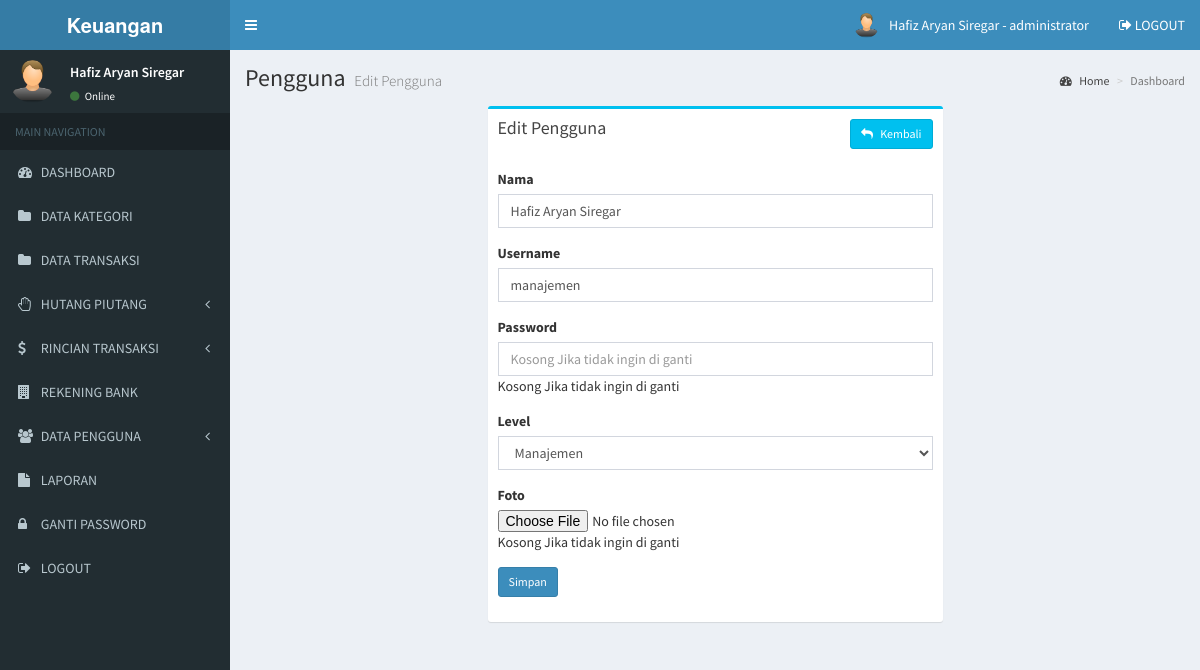
The app's page /admin/user_edit.php?id=6 (signed in) with its own data.
### tables this page shows
CREATE TABLE `user` (
  `user_id` int(11) NOT NULL,
  `user_nama` varchar(100) NOT NULL,
  `user_username` varchar(100) NOT NULL,
  `user_password` varchar(100) NOT NULL,
  `user_foto` varchar(100) DEFAULT NULL,
  `user_level` varchar(20) NOT NULL
);

### admin/user_edit.php (the view, shortened to what this page needs)
<?php
include 'header.php';
include '../koneksi.php';
?>
<div class="content-wrapper">
  <section class="content-header">
    <h1>
      Pengguna
      <small>Edit Pengguna</small>
    </h1>
    <ol class="breadcrumb">
      <li><a href="#"><i class="fa fa-dashboard"></i> Home</a></li>
      <li class="active">Dashboard</li>
    </ol>
  </section>
  <section class="content">
    <div class="row">
      <section class="col-lg-6 col-lg-offset-3">
        <div class="box box-info">
          <div class="box-header">
            <h3 class="box-title">Edit Pengguna</h3>
            <a href="user.php" class="btn btn-info btn-sm pull-right"><i class="fa fa-reply"></i> &nbsp; Kembali</a>
          </div>
          <div class="box-body">
            <form action="user_update.php" method="post" enctype="multipart/form-data">
              <?php
              $id = $_GET['id'];
              $data = mysqli_query($koneksi, "select * from user where user_id='$id'");
              while($d = mysqli_fetch_array($data)){
                ?>
                <div class="form-group">
                  <label>Nama</label>
                  <input type="text" class="form-control" name="nama" value="<?php echo $d['user_nama'] ?>" required="required">
                </div>
                <div class="form-group">
                  <label>Username</label>
                  <input type="text" class="form-control" name="username" value="<?php echo $d['user_username'] ?>" required="required">
                </div>
                <div class="form-group">
                  <label>Password</label>
                  <input type="password" class="form-control" name="password" min="5" placeholder="Kosong Jika tidak ingin di ganti">
                  <p>Kosong Jika tidak ingin di ganti</p>
                </div>
                <div class="form-group">
                  <label>Level</label>
                  <select class="form-control" name="level" required="required">
                    <option <?php if($d['user_level'] == "manajemen"){echo "selected='selected'";} ?> value="manajemen"> Manajemen </option>
                  </select>
                </div>
                <div class="form-group">
                  <label>Foto</label>
                  <input type="file" name="foto">
                  <p>Kosong Jika tidak ingin di ganti</p>
                </div>
                <div class="form-group">
                  <input type="submit" class="btn btn-sm btn-primary" value="Simpan">
                </div>
                <?php
              }
              ?>
            </form>
          </div>
        </div>
      </section>
    </div>
  </section>
</div>
<?php include 'footer.php'; ?>

### admin/header.php (shortened to what this page needs)
<!DOCTYPE html>
<html>
<head>
  <link rel="stylesheet" href="../assets/bower_components/bootstrap/dist/css/bootstrap.min.css">
  <link rel="stylesheet" href="../assets/bower_components/font-awesome/css/font-awesome.min.css">
  <link rel="stylesheet" href="../assets/bower_components/Ionicons/css/ionicons.min.css">
  <link rel="stylesheet" href="../assets/dist/css/AdminLTE.min.css">
  <link rel="stylesheet" href="../assets/bower_components/datatables.net-bs/css/dataTables.bootstrap.min.css">
  <link rel="stylesheet" href="../assets/dist/css/skins/_all-skins.min.css">
  <link rel="stylesheet" href="../assets/bower_components/morris.js/morris.css">
  <link rel="stylesheet" href="../assets/bower_components/jvectormap/jquery-jvectormap.css">
  <link rel="stylesheet" href="../assets/bower_components/bootstrap-datepicker/dist/css/bootstrap-datepicker.min.css">
  <link rel="stylesheet" href="../assets/bower_components/bootstrap-daterangepicker/daterangepicker.css">
  <link rel="stylesheet" href="../assets/plugins/bootstrap-wysihtml5/bootstrap3-wysihtml5.min.css">
  <?php
  include '../koneksi.php';
  ?>
</head>
<body class="hold-transition skin-blue sidebar-mini">
  <div class="wrapper">
    <header class="main-header">
      <a href="index.php" class="logo">
        <span class="logo-lg"><b>Keuangan</b></span>
      </a>
      <nav class="navbar navbar-static-top">
        <a href="#" class="sidebar-toggle" data-toggle="push-menu" role="button">
        </a>
        <div class="navbar-custom-menu">
          <ul class="nav navbar-nav">
            <li class="dropdown user user-menu">
              <a href="#" class="dropdown-toggle" data-toggle="dropdown">
                <?php
                $id_user = $_SESSION['id'];
                $profil = mysqli_query($koneksi, "select * from user where user_id='$id_user'");
                $profil = mysqli_fetch_assoc($profil);
                if ($profil['user_foto'] == "") {
                ?>
                  <img src="../gambar/sistem/user.png" class="user-image">
                <?php } else { ?>
                  <img src="../gambar/user/<?php echo $profil['user_foto'] ?>" class="user-image">
                <?php } ?>
                <span class="hidden-xs"><?php echo $_SESSION['nama']; ?> - <?php echo $_SESSION['level']; ?></span>
              </a>
            </li>
            <li>
              <a href="logout.php" onclick="return confirm('Apakah Anda yakin untuk logout?')">
                <i class="fa fa-sign-out"></i> LOGOUT
              </a>
            </li>
          </ul>
        </div>
      </nav>
    </header>
    <aside class="main-sidebar">
      <section class="sidebar">
        <div class="user-panel">
          <div class="pull-left image">
            <?php
            $id_user = $_SESSION['id'];
            $profil = mysqli_query($koneksi, "select * from user where user_id='$id_user'");
            $profil = mysqli_fetch_assoc($profil);
            if ($profil['user_foto'] == "") {
            ?>
              <img src="../gambar/sistem/user.png" class="img-circle">
            <?php } else { ?>
              <img src="../gambar/user/<?php echo $profil['user_foto'] ?>" class="img-circle" style="max-height:45px">
            <?php } ?>
          </div>
          <div class="pull-left info">
            <p><?php echo $_SESSION['nama']; ?></p>
            <a href="#"><i class="fa fa-circle text-success"></i> Online</a>
          </div>
        </div>
        <ul class="sidebar-menu" data-widget="tree">
          <li class="header">MAIN NAVIGATION</li>
          <li>
            <a href="index.php">
              <i class="fa fa-dashboard"></i> <span>DASHBOARD</span>
            </a>
          </li>
          <li>
            <a href="kategori.php">
              <i class="fa fa-folder"></i> <span>DATA KATEGORI</span>
            </a>
          </li>
          <li>
            <a href="transaksi.php">
              <i class="fa fa-folder"></i> <span>DATA TRANSAKSI</span>
            </a>
          </li>
          <li class="treeview">
            <a href="#">
              <i class="fa fa-hand-paper-o"></i>
              <span>HUTANG PIUTANG</span>
              <span class="pull-right-container">
                <i class="fa fa-angle-left pull-right"></i>
              </span>
            </a>
          </li>
          <li class="treeview">
            <a href="#">
              <i class="fa fa-dollar"></i>
              <span>RINCIAN TRANSAKSI</span>
              <span class="pull-right-container">
                <i class="fa fa-angle-left pull-right"></i>
              </span>
            </a>
          </li>
          <li>
            <a href="bank.php">
              <i class="fa fa-building"></i> <span>REKENING BANK</span>
            </a>
          </li>
          <li class="treeview">
            <a href="#">
              <i class="fa fa-users"></i>
              <span>DATA PENGGUNA</span>
              <span class="pull-right-container">
                <i class="fa fa-angle-left pull-right"></i>
              </span>
            </a>
          </li>
          <li>
            <a href="laporan.php">
              <i class="fa fa-file"></i> <span>LAPORAN</span>
            </a>
          </li>
          <li>
            <a href="gantipassword.php">
              <i class="fa fa-lock"></i> <span>GANTI PASSWORD</span>
            </a>
          </li>
          <li>
            <a href="logout.php" onclick="return confirm('Apakah Anda yakin untuk logout?')">
              <i class="fa fa-sign-out"></i> <span>LOGOUT</span>
            </a>
          </li>
        </ul>
      </section>
    </aside>

### records on screen
user: user_foto (picture)
user: nama "Hafiz Aryan Siregar", username "manajemen", level "Manajemen"

### other values on screen
$_SESSION['nama'] "Hafiz Aryan Siregar"
$_SESSION['level'] "administrator"
